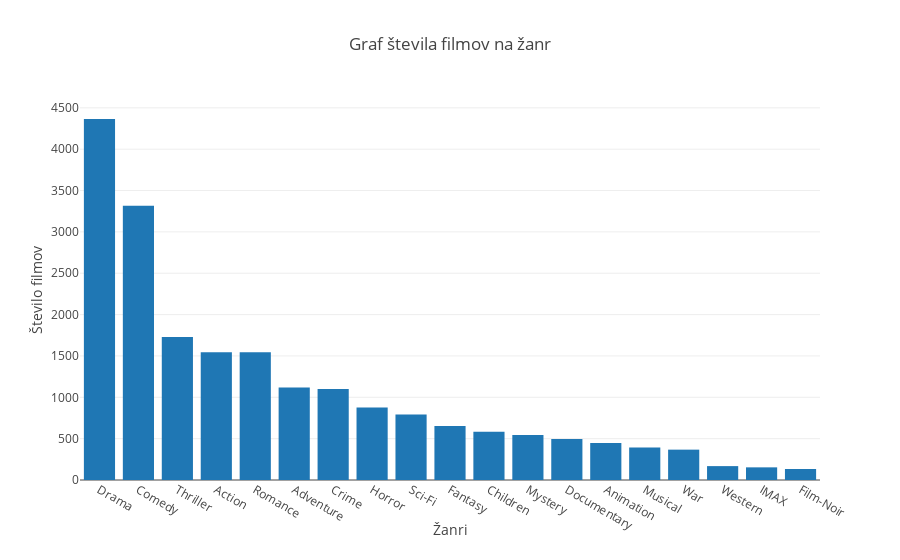

The cell this chart's notebook holds for it:
### Code cell
# draws the plot
data = [go.Bar(
             x=[str(x) for x in labels],
             y=[int(x) for x in counts]
     )]

layout = go.Layout(
    title="Graf števila filmov na žanr",
    xaxis=dict(
        title="Žanri"
    ), 
    yaxis=dict(
        title="Število filmov"
    )
)
fig = go.Figure(data=data, layout=layout)                         # add image='png' to export image
iplot(fig, filename='pandas-bar-chart', show_link=True)

### Figure 1 — Plotly figure (JSON) as saved in the notebook; plotly's stock layout.template omitted (floating-point values rounded to 4 significant figures)
{"data": [{"type": "bar", "x": ["Drama", "Comedy", "Thriller", "Action", "Romance", "Adventure", "Crime", "Horror", "Sci-Fi", "Fantasy", "Children", "Mystery", "Documentary", "Animation", "Musical", "War", "Western", "IMAX", "Film-Noir"], "y": [4365, 3315, 1729, 1545, 1545, 1117, 1100, 877, 792, 654, 583, 543, 495, 447, 394, 367, 168, 153, 133]}], "layout": {"title": "Graf števila filmov na žanr", "xaxis": {"title": "Žanri"}, "yaxis": {"title": "Število filmov"}}}
